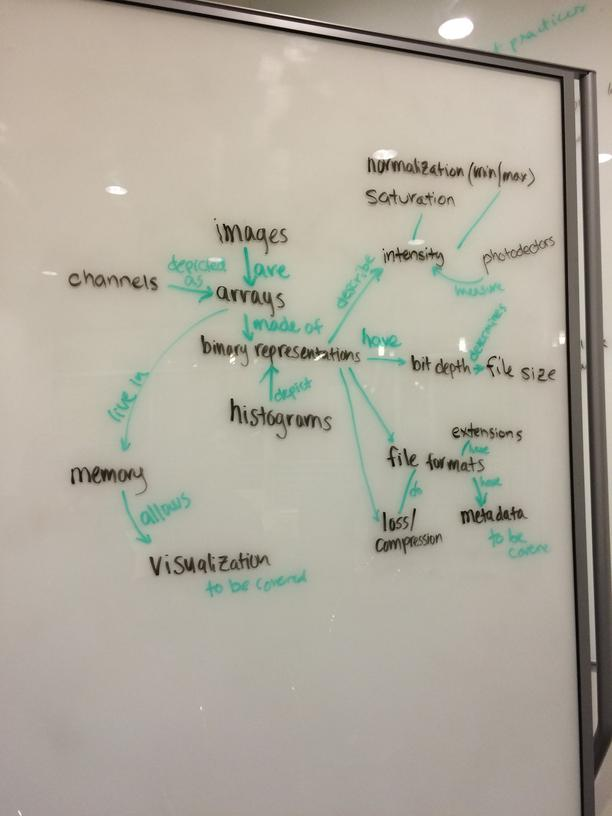
#> input picture fig/basic-image-intro-concept-map-small.jpg, 612 x 816 px, given in place of 8bit_im.tif, which was not available
$ jupyter execute --allow-errors 'Day 1 - digital images.ipynb'   (shell and % lines are left out)   (text cells are left out)
#> lines starting #> are read from the running program, lines starting #| are printed output that depends on the picture; pictures that were not available may be replaced by others from this repository, and a replacement may not be noted
[cell 1]
import numpy as np
import matplotlib.pyplot as plt
import seaborn as sns

[cell 2]
sns.set_style("dark") # This gets rid of grid line on our image plots!

[cell 3]
from skimage.io import imread

#> (a cell that did not finish here is left out)

[cell 5]
image_path = "../data/8bit_im.tif"

[cell 6]
data = imread(image_path)
#> data is the input picture: shape (816, 612, 3); mean R, G, B 174.4, 169.1, 156.7

[cell 7]
data.shape
#> Out = (816, 612, 3)

[cell 8]
data.dtype

[cell 9]
plt.imshow(data, cmap='gray')

[cell 10]
data[0,0]
#> Out = [176, 159, 143]

[cell 11]
data[-1,0] # row -1 aka last, column 0
#> Out = [159, 149, 147]

[cell 12]
data[0:10,-10:-1] # row from 0 to 10 (not inclusive for 10! and column 10th-from-last to last

[cell 13]
plt.imshow(data[0:10,-10:-1], cmap='gray')
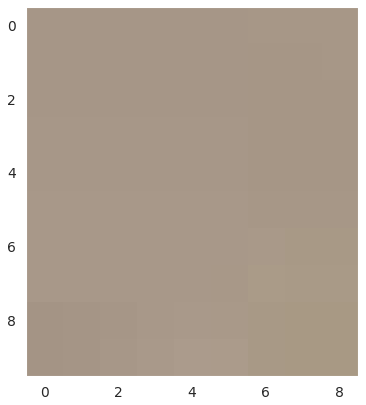
#> figure drawn by matplotlib, 1 panel

[cell 14]
plt.imshow(data[0:10,-10:-1], cmap='gray', interpolation='nearest')

[cell 15]
data[1:2, 1:2]
#> Out = [[176, 159, 143]]

[cell 16]
data[:10,-10:]

[cell 17]
modified_data = data.copy()

[cell 18]
modified_data[:1000,-1000:] = 0
#> modified_data: shape (816, 612, 3); every value is 0

[cell 19]
plt.imshow(modified_data, cmap='gray')

[cell 20]
# make our array into a simple 1D list of data
flat_data = data.flatten()

[cell 21]
sns.distplot(flat_data)
plt.xlabel("Pixel intensity")
plt.ylabel("Frequency in the image")
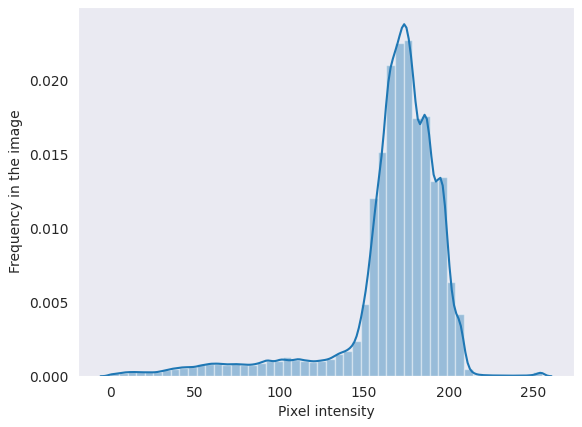
#> figure drawn by matplotlib, 1 panel; tallest bar 0.0227 high, from x = 173.4 to 178.5; curve peaks at x = 173.7, y = 0.0238

[cell 22]
plt.imshow(data, cmap='jet')

[cell 23]
from IPython.display import Image # Access IPython's browser-based image display.

[cell 24]
Image("../fig/jet.png") # Quickly display a diagram we saved in a file

[cell 25]
Image("../fig/option_b.png")

[cell 26]
plt.imshow(data, cmap='inferno')

[cell 27]
# a human-readable description of the image file we've been using

[cell 28]
data.nbytes
#> Out = 1498176

[cell 29]
data.nbytes / 1024.**2 # 1K = 1024 bytes, 1M = 1024K
#> Out = 1.43

[cell 30]
from skimage.io import imsave

#> (a cell that did not finish here is left out)

[cell 32]
imsave("../data/8bit_im.jpg", data)

[cell 33]
data_from_jpg = imread("../data/8bit_im.jpg")

[cell 34]
np.all(data_from_jpg == data) # check for equality pixel by pixel. Are they all the same?
#> Out = False

[cell 35]
np.all(imread("../data/8bit_im.tif") == data) # check this on our original TIFF file too.
#> Out = True

[cell 36]
difference_image = data_from_jpg.astype('int') - data.astype('int')
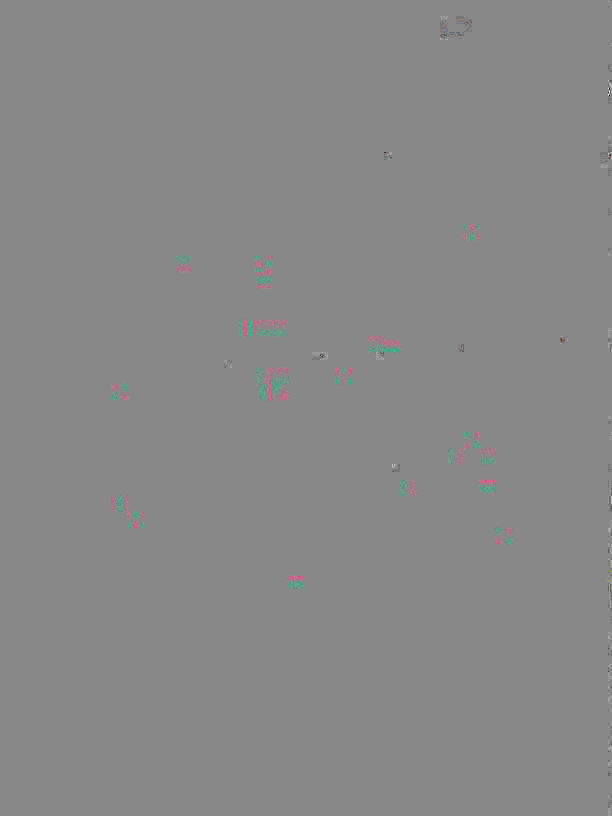
#> difference_image: shape (816, 612, 3) int64; mean R, G, B -0.000827, -0.00109, -0.00112; drawn with min black and max white

[cell 37]
max_divergence = np.max(abs(difference_image))
#> max_divergence = 8

[cell 38]
plt.imshow(difference_image, cmap='coolwarm', vmin=-max_divergence, vmax=max_divergence)
plt.colorbar()
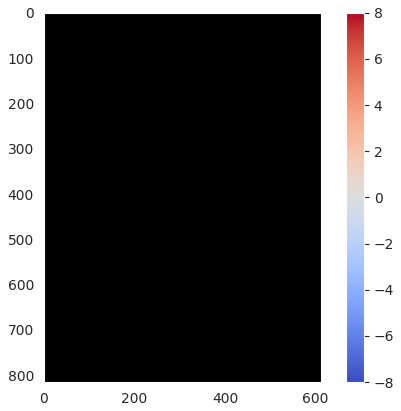
#> figure drawn by matplotlib, 2 panels

$ run again, on fig/organizing-curating-image-data-concept-map-small.jpg
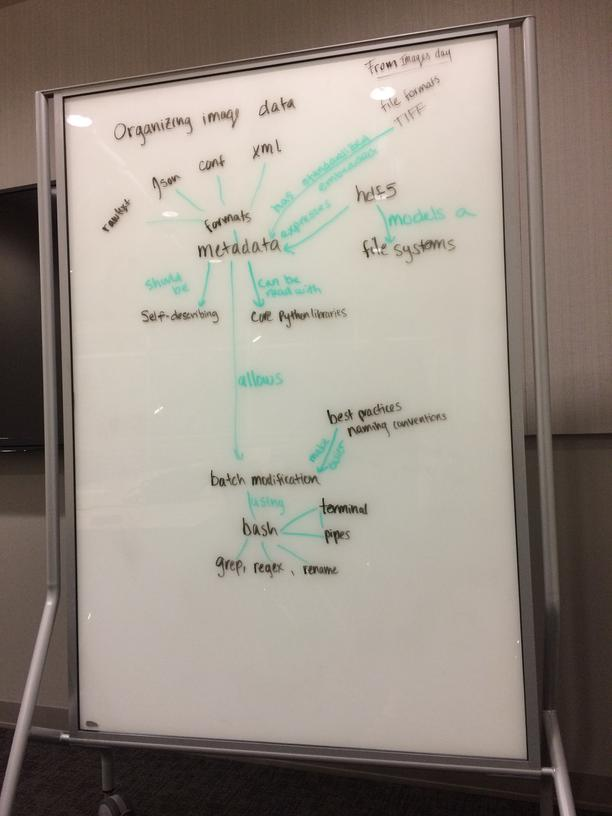
#> input picture fig/organizing-curating-image-data-concept-map-small.jpg, 612 x 816 px, given in place of 8bit_im.tif, which was not available
#> data is the input picture: shape (816, 612, 3); mean R, G, B 150.4, 141.3, 132
#> `data[0,0]`: Out = [76, 54, 41]
#> `data[-1,0]`: Out = [140, 120, 122]
#> `data[1:2, 1:2]`: Out = [[79, 57, 44]]
#> modified_data: shape (816, 612, 3); every value is 0
#> `data.nbytes`: Out = 1498176
#> `data.nbytes / 1024.**2`: Out = 1.43
#> `np.all(data_from_jpg == data)`: Out = False
#> `np.all(imread("../data/8bit_im.tif") == data)`: Out = True
#> `difference_image = data_from_jpg.astype('int') - data.astype('int')`:
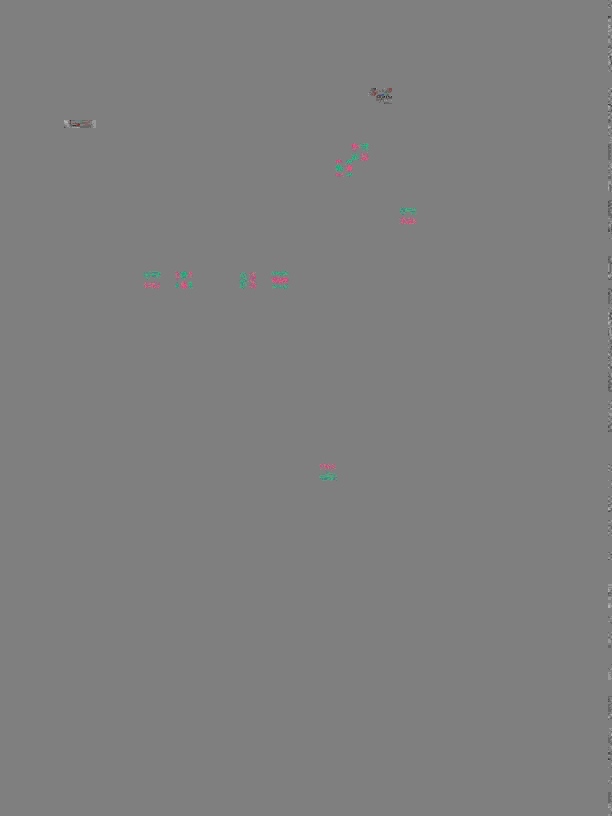
#> difference_image: shape (816, 612, 3) int64; mean R, G, B -0.000753, -0.000981, -0.000989; drawn with min black and max white
#> max_divergence = 5
#> `[cell 38] plt.imshow(difference_image, cmap='coolwarm', vmin=-max_dive..`:
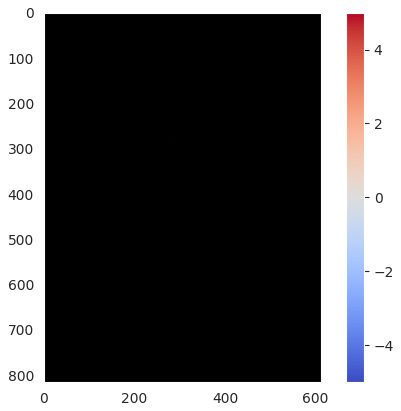
#> figure drawn by matplotlib, 2 panels
